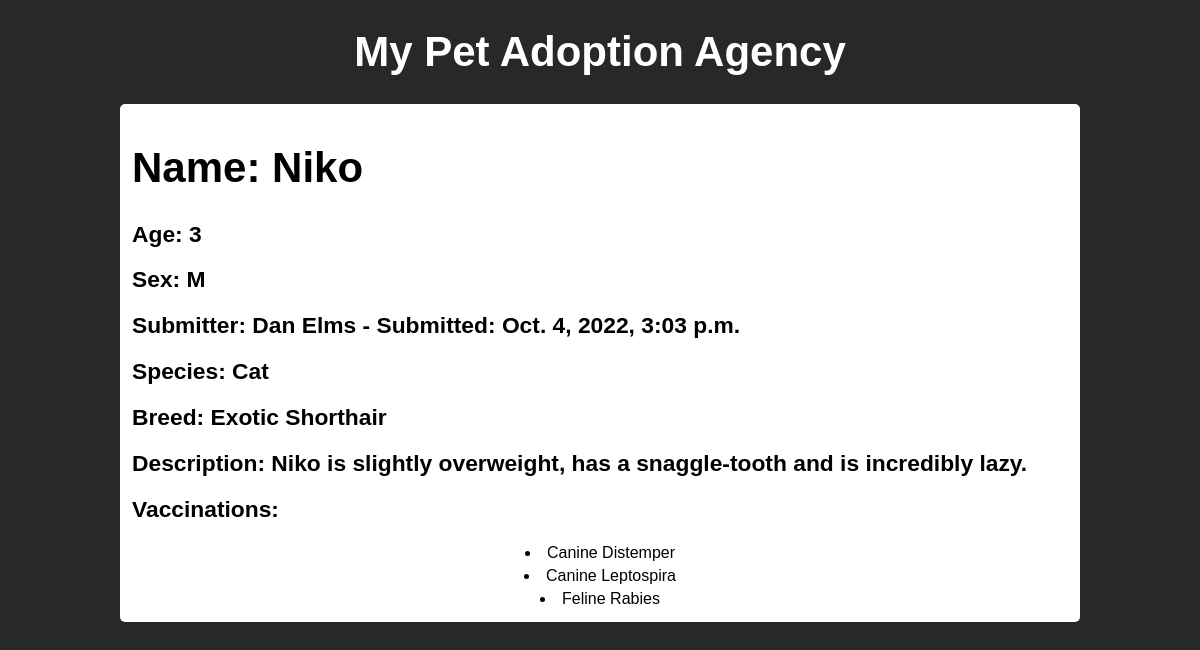
/firstApp/7/, run on an earlier commit of the app's database.
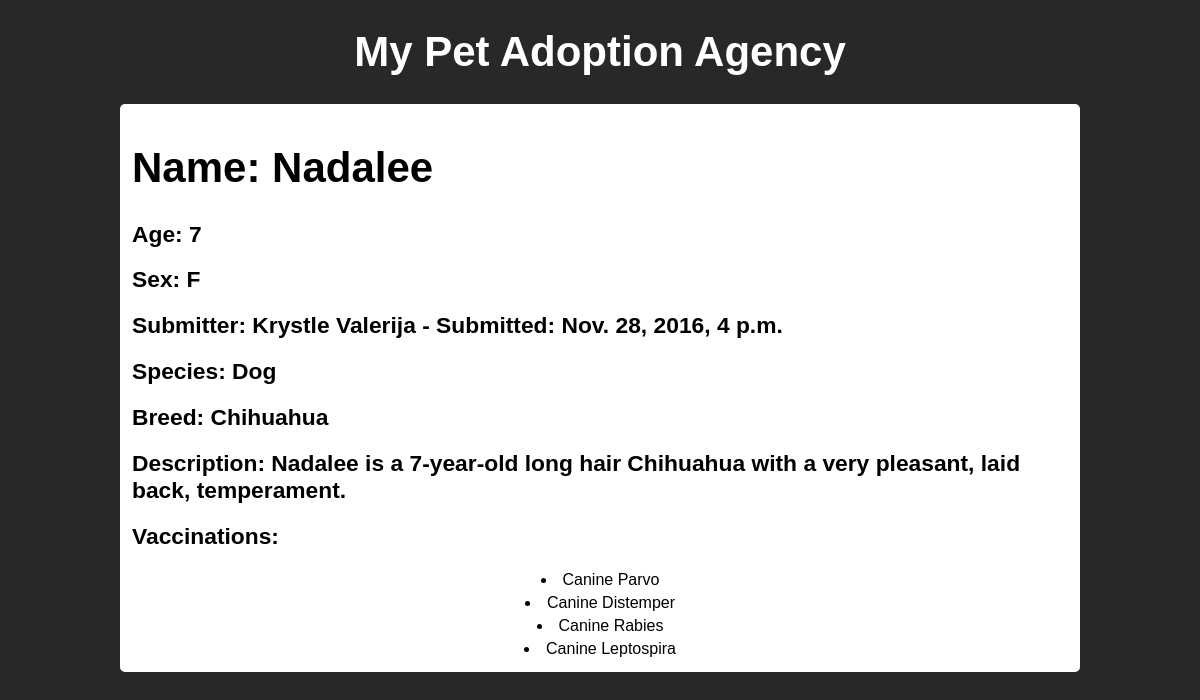
And on a later commit of the database.
### firstApp/models.py (models this page shows)
class Pet(models.Model):
    sexChoices = [('M', 'Male'), ('F', 'Female')]
    name = models.CharField(max_length=100)
    submitter = models.CharField(max_length=100)
    species = models.CharField(max_length=30)
    breed = models.CharField(max_length=30, blank=True)
    description = models.TextField()
    sex = models.CharField(max_length=1, choices=sexChoices, blank=True)
    age = models.IntegerField()
    submissionDate =models.DateTimeField()
    vaccinations = models.ManyToManyField('Vaccine', blank = True)

class Vaccine(models.Model):
    name = models.CharField(max_length=50)

### firstApp/views.py (the view)
# urls.py: path('firstApp/<int:pet_id>/', views.pet_detail, name="pet_detail"),
def pet_detail(request, pet_id):
    try:
        pet = Pet.objects.get(id=pet_id)
    except:
        raise Http404("No pet associated with that ID number")
    return render(request, 'pet_detail.html', {'pet':pet,})

### firstApp/templates/pet_detail.html (shortened to what this page needs)
{%extends "base.html"%}
{%block content%}
<h1>Name: {{pet.name|title}}</h1>
<h2>Age: {{pet.age}}</h2>
<h2>Sex: {{pet.sex|capfirst}}</h2>
<h2>Submitter: {{pet.submitter|title}} - Submitted: {{pet.submissionDate}}</h2>
<h2>Species: {{pet.species|capfirst}}</h2>
<h2>Breed: {{pet.breed|title}}</h2>
<h2>Description: {{pet.description|capfirst}}</h2>
<h2>Vaccinations:</h2>
{% if pet.vaccinations.all %}
    {% for v in pet.vaccinations.all %}
        <li>{{v.name|capfirst}}</li>
    {% endfor %}
{% else %}
<li>NONE</li>
{% endif %}
{%endblock%}

What changed in the data, as far as the page shows it:
no longer on this page (row unchanged): Vaccine: name "Feline Rabies"
changed Pet: name "Niko" → "Nadalee"; age "3" → "7"; sex "M" → "F"; submitter "Dan Elms" → "Krystle Valerija"; submissionDate "Oct. 4, 2022, 3:03 p.m." → "Nov. 28, 2016, 4 p.m."; species "Cat" → "Dog"; breed "Exotic Shorthair" → "Chihuahua"; description "Niko is slightly overweight, has a snaggle-tooth and is incredibly lazy." → "Nadalee is a 7-year-old long hair Chihuahua with a very pleasant, laid back, temperament."
now on this page (row unchanged): Vaccine: name "Canine Parvo"
now on this page (row unchanged): Vaccine: name "Canine Rabies"
